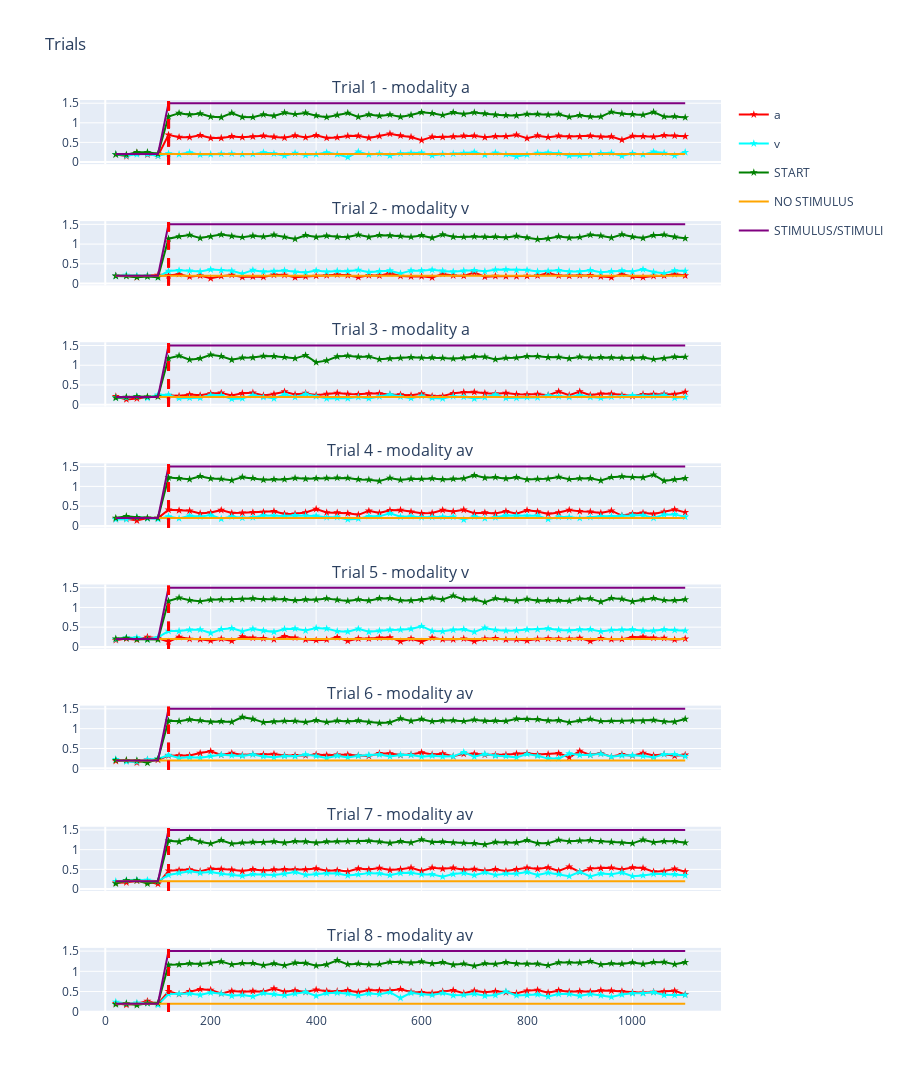

Notebook cell for this chart:
### Code cell
fig = guido_task.plot_trials(8)
fig.show()
